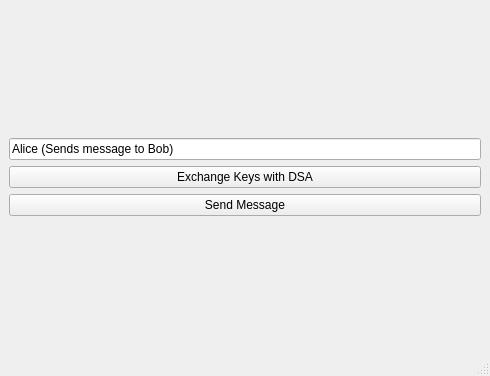
<?xml version="1.0" encoding="UTF-8"?>
<ui version="4.0">
 <class>Alice</class>
 <widget class="QMainWindow" name="Alice">
  <property name="geometry">
   <rect>
    <x>0</x>
    <y>0</y>
    <width>490</width>
    <height>376</height>
   </rect>
  </property>
  <property name="alice" stdset="0">
   <string>Alice</string>
  </property>
  <widget class="QWidget" name="centralwidget">
   <layout class="QVBoxLayout" name="verticalLayout_2">
    <item>
     <layout class="QVBoxLayout" name="verticalLayout">
      <item>
       <widget class="QLineEdit" name="lineEdit">
        <property name="text">
         <string>Alice (Sends message to Bob)</string>
        </property>
       </widget>
      </item>
      <item>
       <widget class="QPushButton" name="pushButton_2">
        <property name="text">
         <string>Exchange Keys with DSA</string>
        </property>
       </widget>
      </item>
      <item>
       <widget class="QPushButton" name="pushButton">
        <property name="text">
         <string>Send Message</string>
        </property>
       </widget>
      </item>
     </layout>
    </item>
   </layout>
  </widget>
  <widget class="QMenuBar" name="menubar">
   <property name="geometry">
    <rect>
     <x>0</x>
     <y>0</y>
     <width>490</width>
     <height>21</height>
    </rect>
   </property>
  </widget>
  <widget class="QStatusBar" name="statusbar"/>
 </widget>
 <resources/>
 <connections/>
</ui>
